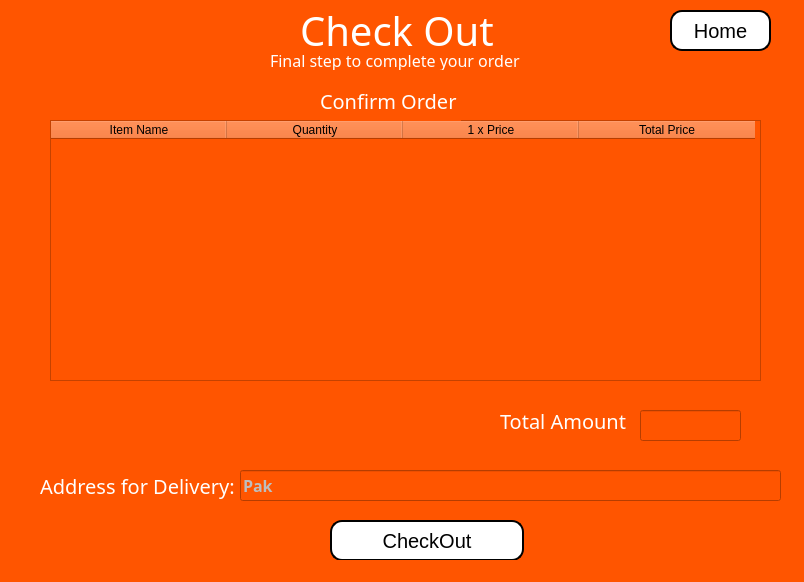
<?xml version="1.0" encoding="UTF-8"?>
<ui version="4.0">
 <class>MainWindow</class>
 <widget class="QMainWindow" name="MainWindow">
  <property name="enabled">
   <bool>true</bool>
  </property>
  <property name="geometry">
   <rect>
    <x>0</x>
    <y>0</y>
    <width>804</width>
    <height>582</height>
   </rect>
  </property>
  <property name="windowTitle">
   <string>MainWindow</string>
  </property>
  <property name="styleSheet">
   <string notr="true">QWidget
{
	background:rgb(255, 85, 0)
}</string>
  </property>
  <widget class="QWidget" name="centralwidget">
   <property name="styleSheet">
    <string notr="true">QWidget
{
	background:rgb(255, 85, 0)
}</string>
   </property>
   <widget class="QLabel" name="label">
    <property name="geometry">
     <rect>
      <x>300</x>
      <y>10</y>
      <width>201</width>
      <height>41</height>
     </rect>
    </property>
    <property name="font">
     <font>
      <family>Yu Gothic UI Semibold</family>
      <pointsize>30</pointsize>
      <weight>7</weight>
      <italic>false</italic>
      <bold>false</bold>
     </font>
    </property>
    <property name="styleSheet">
     <string notr="true">QLabel
{
	color: white;
	font: 63 30pt &quot;Yu Gothic UI Semibold&quot;;
}</string>
    </property>
    <property name="text">
     <string>Check Out</string>
    </property>
   </widget>
   <widget class="QLabel" name="label_2">
    <property name="geometry">
     <rect>
      <x>270</x>
      <y>50</y>
      <width>261</width>
      <height>20</height>
     </rect>
    </property>
    <property name="font">
     <font>
      <family>Yu Gothic UI Semibold</family>
      <pointsize>12</pointsize>
      <weight>7</weight>
      <italic>false</italic>
      <bold>false</bold>
     </font>
    </property>
    <property name="styleSheet">
     <string notr="true">QLabel
{
	color: white;
	font: 63 12pt &quot;Yu Gothic UI Semibold&quot;;
}</string>
    </property>
    <property name="text">
     <string>Final step to complete your order</string>
    </property>
   </widget>
   <widget class="QTableWidget" name="checkOutProducts">
    <property name="geometry">
     <rect>
      <x>50</x>
      <y>120</y>
      <width>711</width>
      <height>261</height>
     </rect>
    </property>
    <attribute name="horizontalHeaderDefaultSectionSize">
     <number>176</number>
    </attribute>
    <column>
     <property name="text">
      <string>Item Name</string>
     </property>
    </column>
    <column>
     <property name="text">
      <string>Quantity</string>
     </property>
    </column>
    <column>
     <property name="text">
      <string>1 x Price</string>
     </property>
    </column>
    <column>
     <property name="text">
      <string>Total Price</string>
     </property>
    </column>
   </widget>
   <widget class="QLabel" name="label_3">
    <property name="geometry">
     <rect>
      <x>320</x>
      <y>80</y>
      <width>141</width>
      <height>41</height>
     </rect>
    </property>
    <property name="font">
     <font>
      <family>Yu Gothic UI Semibold</family>
      <pointsize>15</pointsize>
      <weight>7</weight>
      <italic>false</italic>
      <bold>false</bold>
     </font>
    </property>
    <property name="styleSheet">
     <string notr="true">QLabel
{
	color: white;
	font: 63 15pt &quot;Yu Gothic UI Semibold&quot;;
}</string>
    </property>
    <property name="text">
     <string>Confirm Order</string>
    </property>
   </widget>
   <widget class="QLineEdit" name="totalAmount">
    <property name="geometry">
     <rect>
      <x>640</x>
      <y>410</y>
      <width>101</width>
      <height>31</height>
     </rect>
    </property>
    <property name="font">
     <font>
      <family>Yu Gothic UI Semibold</family>
      <pointsize>12</pointsize>
      <weight>75</weight>
      <bold>true</bold>
     </font>
    </property>
   </widget>
   <widget class="QLabel" name="label_5">
    <property name="geometry">
     <rect>
      <x>500</x>
      <y>400</y>
      <width>131</width>
      <height>41</height>
     </rect>
    </property>
    <property name="font">
     <font>
      <family>Yu Gothic UI Semibold</family>
      <pointsize>15</pointsize>
      <weight>7</weight>
      <italic>false</italic>
      <bold>false</bold>
     </font>
    </property>
    <property name="styleSheet">
     <string notr="true">QLabel
{
	color: white;
	font: 63 15pt &quot;Yu Gothic UI Semibold&quot;;
}</string>
    </property>
    <property name="text">
     <string>Total Amount</string>
    </property>
   </widget>
   <widget class="QLabel" name="label_6">
    <property name="geometry">
     <rect>
      <x>40</x>
      <y>470</y>
      <width>221</width>
      <height>31</height>
     </rect>
    </property>
    <property name="font">
     <font>
      <family>Yu Gothic UI Semibold</family>
      <pointsize>15</pointsize>
      <weight>7</weight>
      <italic>false</italic>
      <bold>false</bold>
     </font>
    </property>
    <property name="styleSheet">
     <string notr="true">QLabel
{
	color: white;
	font: 63 15pt &quot;Yu Gothic UI Semibold&quot;;
}</string>
    </property>
    <property name="text">
     <string>Address for Delivery: </string>
    </property>
   </widget>
   <widget class="QLineEdit" name="addressInput">
    <property name="enabled">
     <bool>false</bool>
    </property>
    <property name="geometry">
     <rect>
      <x>240</x>
      <y>470</y>
      <width>541</width>
      <height>31</height>
     </rect>
    </property>
    <property name="font">
     <font>
      <family>Yu Gothic UI Semibold</family>
      <pointsize>12</pointsize>
      <weight>75</weight>
      <bold>true</bold>
     </font>
    </property>
    <property name="text">
     <string>Pak</string>
    </property>
   </widget>
   <widget class="QPushButton" name="confirmButton">
    <property name="geometry">
     <rect>
      <x>330</x>
      <y>520</y>
      <width>194</width>
      <height>41</height>
     </rect>
    </property>
    <property name="font">
     <font>
      <pointsize>-1</pointsize>
     </font>
    </property>
    <property name="styleSheet">
     <string notr="true">QPushButton
{
	background-color: white;       /* Blue background */
    color: black;                    /* White text */
    border: 2px solid rgb(0, 0, 0);       /* Darker blue border */
    border-radius: 12px;             /* Rounded corners */
    font-size: 20px;                 /* Larger font */
    padding: 10px 20px;              /* Add some padding */
    min-width: 150px; 
}</string>
    </property>
    <property name="text">
     <string>CheckOut</string>
    </property>
   </widget>
   <widget class="QPushButton" name="homeButton">
    <property name="geometry">
     <rect>
      <x>670</x>
      <y>10</y>
      <width>101</width>
      <height>41</height>
     </rect>
    </property>
    <property name="font">
     <font>
      <pointsize>-1</pointsize>
     </font>
    </property>
    <property name="styleSheet">
     <string notr="true">QPushButton
{
	background-color: white;       /* Blue background */
    color: black;                    /* White text */
    border: 2px solid rgb(0, 0, 0);       /* Darker blue border */
    border-radius: 12px;             /* Rounded corners */
    font-size: 20px;                 /* Larger font */
    padding: 10px 20px;              /* Add some padding */
    min-width: 10px; 
}</string>
    </property>
    <property name="text">
     <string>Home</string>
    </property>
   </widget>
  </widget>
  <widget class="QStatusBar" name="statusbar"/>
 </widget>
 <resources/>
 <connections/>
</ui>
